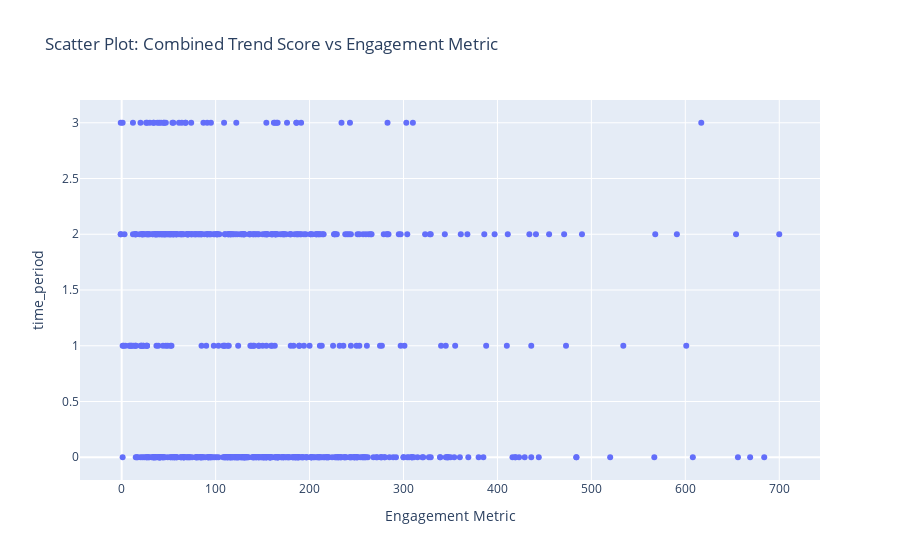

Notebook code for this chart:
### Code cell
fig = px.scatter(final_data, x='engagement metric', y='time_period', 
                 title='Scatter Plot: Combined Trend Score vs Engagement Metric',
                 labels={'combined_trend_score': 'Combined Trend Score', 'engagement metric': 'Engagement Metric'})

fig.show()

### Figure 1 — Plotly figure (JSON) as saved in the notebook; plotly's stock layout.template omitted (floating-point values rounded to 4 significant figures; data arrays with more than 128 entries replaced by an {"elided": "..."} marker saying what was removed)
{"data": [{"hovertemplate": "Engagement Metric=%{x}<br>time_period=%{y}<extra></extra>", "legendgroup": "", "marker": {"color": "#636efa", "symbol": "circle"}, "mode": "markers", "name": "", "orientation": "v", "showlegend": false, "type": "scatter", "x": {"elided": "640 int values"}, "xaxis": "x", "y": {"elided": "640 int values"}, "yaxis": "y"}], "layout": {"legend": {"tracegroupgap": 0}, "title": {"text": "Scatter Plot: Combined Trend Score vs Engagement Metric"}, "xaxis": {"anchor": "y", "domain": [0, 1], "title": {"text": "Engagement Metric"}}, "yaxis": {"anchor": "x", "domain": [0, 1], "title": {"text": "time_period"}}}}
